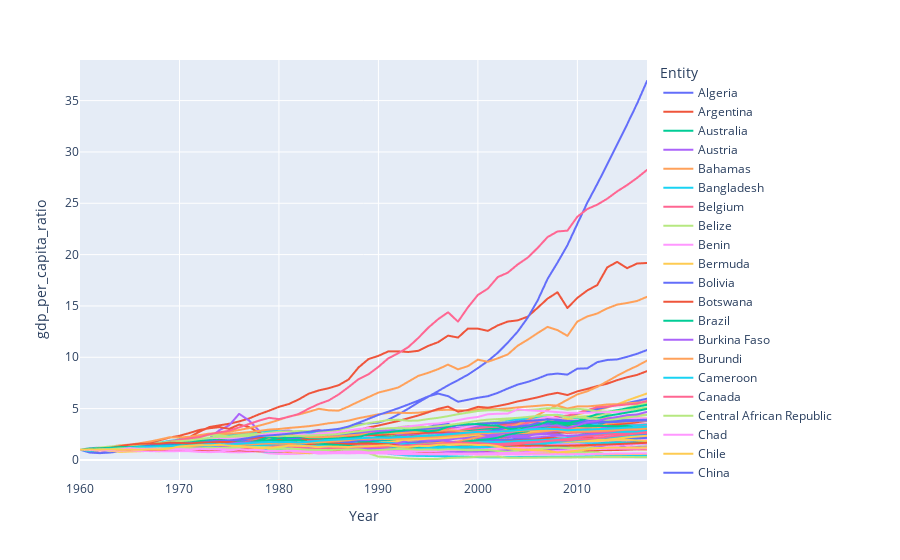

Notebook code cell kept with this figure:
### Code cell
# now we can finally plot
px.line(gdp_per_cap_ratio_history, x = "Year", y = "gdp_per_capita_ratio", color = "Entity")
